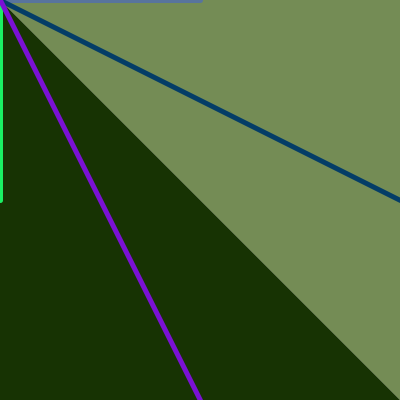
Frame 1 (no input)
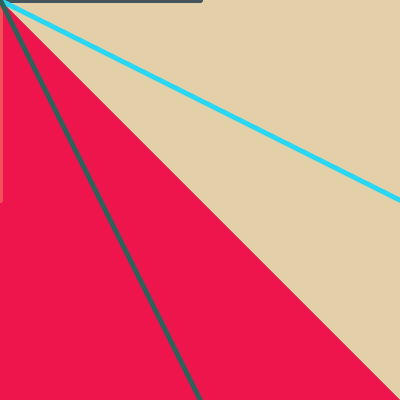
Frame 60 (the mouse pressed at the canvas centre just before this capture)
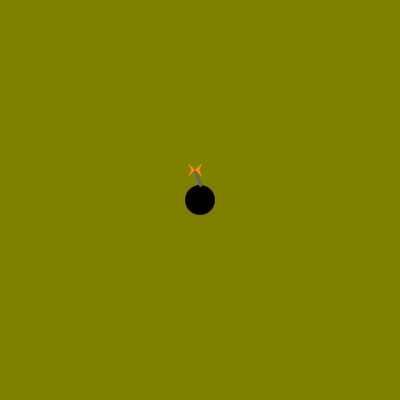
Frame 120 (the mouse held since frame 60 and released just before this capture)

The Processing sketch that drew these frames (run headless with seeded random() and noise(); from frame 60 on, the mouse is pressed at the canvas centre):

// Processing sketch: processing_36392
// ── processing_36392.pde

//Homework 3 - 60-257
// copyright Eric Mackie September 2011 Pittsburgh, PA 15221

void setup() {
  size (400, 400);
  frameRate(20);
  noCursor();
}

void draw() {
  noCursor();
  noStroke();
  fill(random(255), random(255), random(255));
  triangle(0, height, 0, 0, mouseX, mouseY);
  fill(random(255), random(255), random(255));
  triangle(0, 0, width, 0, mouseX, mouseY);
  fill(random(255), random(255), random(255));
  triangle(width, height, width, 0, mouseX, mouseY);
  fill(random(255), random(255), random(255));
  triangle(width, height, 0, height, mouseX, mouseY);
  strokeWeight(5);
  stroke(random(255), random(255), random(255));
  line(width/2, 0, mouseX, mouseY);
  stroke(random(255), random(255), random(255));
  line(0, height/2, mouseX, mouseY);
  stroke(random(255), random(255), random(255));
  line(width, height/2, mouseX, mouseY);
  stroke(random(255), random(255), random(255));
  line(width/2, height, mouseX, mouseY);
  stroke(random(255), random(255), random(255));


  if (mousePressed) {
    noCursor();
    noStroke();
    float col = map(mouseX, 0, 400, 0, 255);
    float coly = map (mouseY, 0, 400, 0, 255);
    fill(col, coly, 0);
    rect(0, 0, width, height);
    cursor();
    fill(0);
    ellipse(mouseX, mouseY, 30, 30);
    strokeWeight(3);
    stroke(100);
    line(mouseX, mouseY-15, mouseX-5, mouseY-30);


    fill(255, 140, 0);
    noStroke();
    triangle(mouseX-5, mouseY-30, mouseX-12, mouseY-23, mouseX-8.5, mouseY-30);
    triangle(mouseX-5, mouseY-30, mouseX+2, mouseY-23, mouseX-.5, mouseY-30);
    triangle(mouseX-5, mouseY-30, mouseX-8.5, mouseY-30, mouseX-12, mouseY-37);
    triangle(mouseX-5, mouseY-30, mouseX-.5, mouseY-30, mouseX+2, mouseY-37);
  }
  noCursor();
}

                
